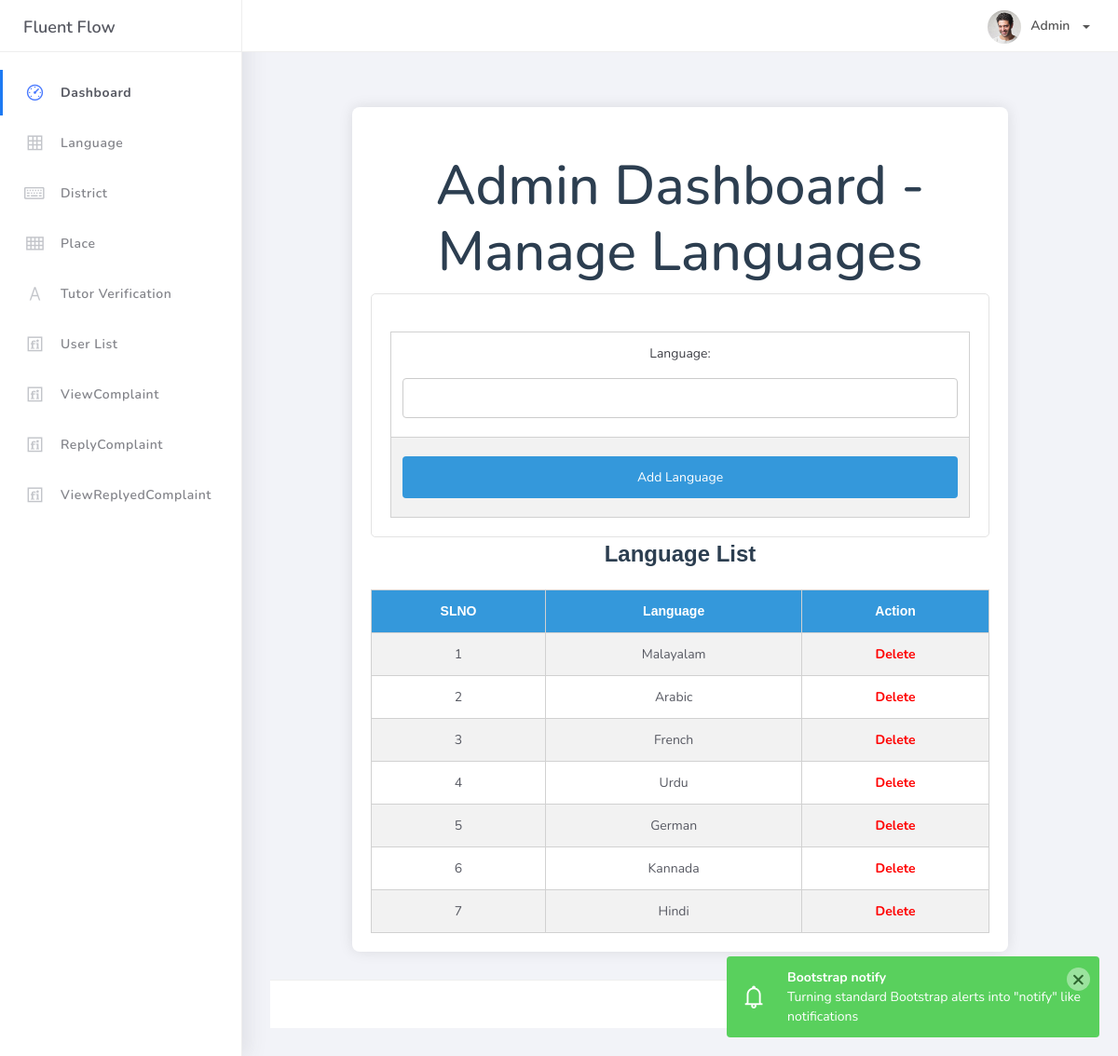
The app's page /Project/Admin/Language.php (signed in) with its own data.
### tables this page shows
CREATE TABLE `tbl_language` (
  `language_id` int(11) NOT NULL,
  `language_name` varchar(60) NOT NULL
);

### Project/Admin/Language.php (the view, shortened to what this page needs)
<?php
include('../Assests/connection/connection.php');
include('Header.php');
	 ?>
<!DOCTYPE html>
<html xmlns="http://www.w3.org/1999/xhtml">
<head>
</head>
<body>
    <div class="container">
        <h1>Admin Dashboard - Manage Languages</h1>
        <form id="form1" name="form1" method="post" action="">
            <table>
                <tr>
                    <td>
                        <label for="txtlanguage">Language:</label>
                        <input type="text" name="txtlanguage" id="txtlanguage" />
                    </td>
                </tr>
                <tr>
                    <td align="center">
                        <input type="submit" name="btnadd" id="btnadd" value="Add Language" />
                    </td>
                </tr>
            </table>
        </form>
        <div class="dashboard-title">Language List</div>
        <table>
            <tr>
                <th>SLNO</th>
                <th>Language</th>
                <th>Action</th>
            </tr>
            <?php
            $selqry = "select * from tbl_language";
            $lang = $con->query($selqry);
            $i = 0;
            while ($data = $lang->fetch_assoc()) {
                $i++;
            ?>
            <tr>
                <td><?php echo $i ?></td>
                <td><?php echo $data['language_name'] ?></td>
                <td>
                    <a href="Language.php?delID=<?php echo $data['language_id']?>" class="delete-btn">Delete</a>
                </td>
            </tr>
            <?php } ?>
        </table>
    </div>
</body>
</html>
<?php
include('Footer.php');
?>

### Project/Admin/Language.php (style rules this page uses)
body { font-family: 'Arial', sans-serif; background-color: #f4f7fa; margin: 0; padding: 0; }
h1 { text-align: center; color: #2c3e50; margin-top: 30px; }
.container { width: 80%; margin: 30px auto; background-color: white; box-shadow: 0px 0px 15px rgba(0, 0, 0, 0.1); padding: 20px; border-radius: 8px; }
form { background-color: white; padding: 20px; border: 1px solid #e3e3e3; border-radius: 5px; }
table { width: 100%; border-collapse: collapse; margin-top: 20px; background-color: white; }
table, th, td { border: 1px solid #d1d1d1; }
th, td { padding: 12px; text-align: center; }
th { background-color: #3498db; color: white; }
tr:nth-child(even) { background-color: #f2f2f2; }
input[type="text"] { width: 100%; padding: 10px; margin: 8px 0; border: 1px solid #ccc; border-radius: 4px; box-sizing: border-box; }
input[type="submit"] { width: 100%; background-color: #3498db; color: white; padding: 12px 20px; margin: 8px 0; border: none; border-radius: 4px; cursor: pointer; }
.delete-btn { color: red; font-weight: bold; text-decoration: none; }
.dashboard-title { text-align: center; font-size: 24px; color: #2c3e50; font-weight: bold; margin-bottom: 20px; }

### records on screen
tbl_language: language_name "Malayalam"
tbl_language: language_name "Arabic"
tbl_language: language_name "French"
tbl_language: language_name "Urdu"
tbl_language: language_name "German"
tbl_language: language_name "Kannada"
tbl_language: language_name "Hindi"
